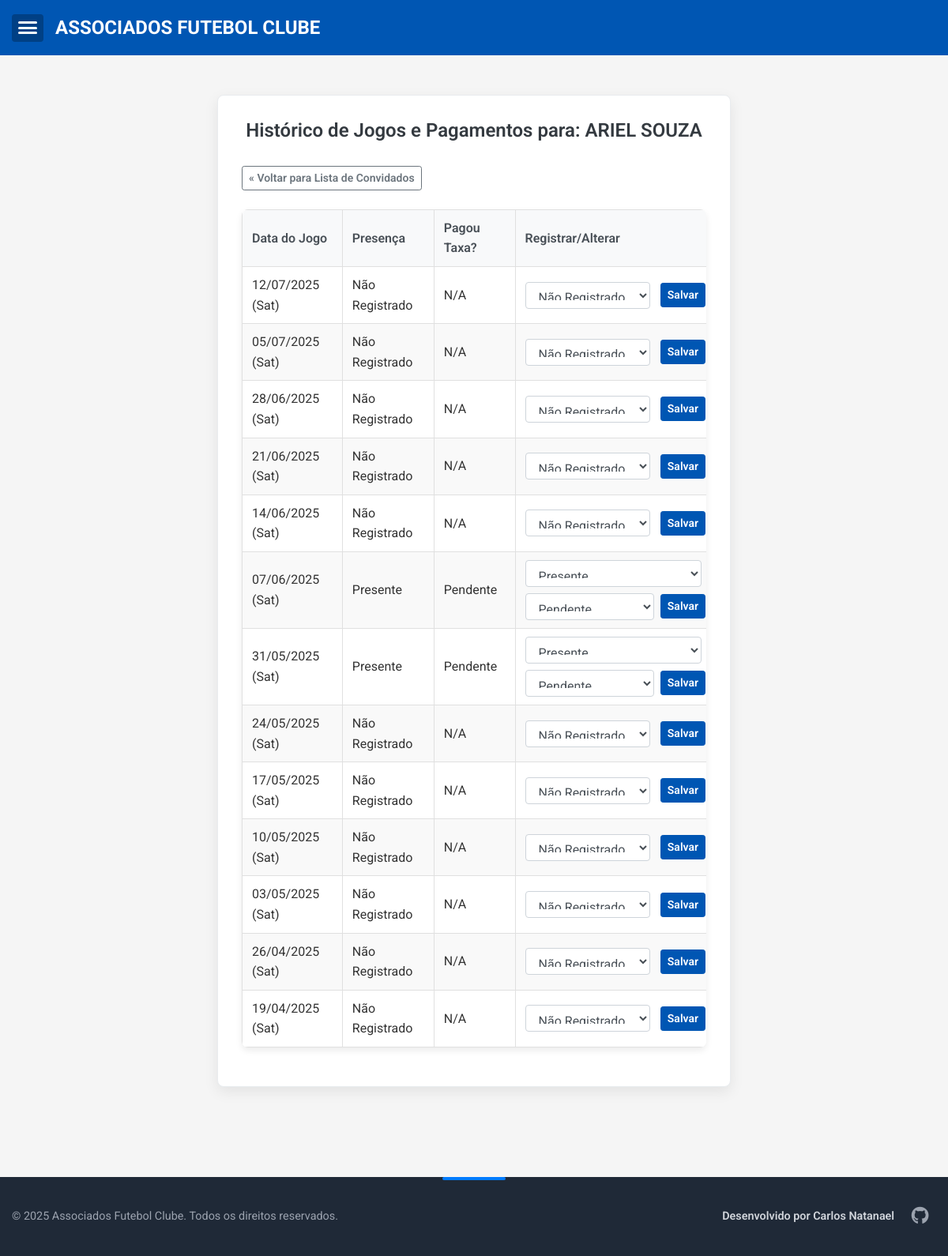
Page /convidados/historico/2 (signed in) on the committed database.
### app.py (models this page shows)
class Convidado(db.Model):
    id = db.Column(db.Integer, primary_key=True)
    nome = db.Column(db.String(100), nullable=False)
    presencas = db.relationship('Presenca', backref='convidado', lazy=True)

class Presenca(db.Model):
    id = db.Column(db.Integer, primary_key=True)
    convidado_id = db.Column(db.Integer, db.ForeignKey('convidado.id'))
    data = db.Column(db.Date)
    status = db.Column(db.String(20))
    pagamento_jogo = db.Column(db.String(20), default='Pendente', nullable=True)

### app.py (the view)
@app.route('/convidados/historico/<int:convidado_id>', methods=['GET'])
@login_required
def historico_jogos_convidado(convidado_id):
    convidado = Convidado.query.get_or_404(convidado_id)
    datas_jogos_display = []
    hoje = date.today()
    dia_semana_hoje = hoje.weekday() # Segunda=0, Domingo=6
    if dia_semana_hoje <= 5: # Se hoje é Sábado ou antes
        sabado_desta_semana = hoje + relativedelta(days=(5 - dia_semana_hoje))
    else: # Se hoje é Domingo
        sabado_desta_semana = hoje + relativedelta(days=(5 - dia_semana_hoje + 7))
    for i in range(8, 0, -1): # 8 sábados passados
        datas_jogos_display.append(sabado_desta_semana - relativedelta(weeks=i))
    for i in range(0, 5): # Sábado atual/próximo e os 4 seguintes (total de 5)
        datas_jogos_display.append(sabado_desta_semana + relativedelta(weeks=i))
    datas_jogos_display = sorted(list(set(datas_jogos_display)), reverse=True)
    presencas_do_convidado_dict = {p.data: p for p in Presenca.query.filter_by(convidado_id=convidado.id).all()}
    historico_para_template = []
    for data_jogo in datas_jogos_display:
        presenca_obj = presencas_do_convidado_dict.get(data_jogo)
        status_presenca_atual = presenca_obj.status if presenca_obj else 'Não Registrado'
        pagamento_jogo_atual = '-'
        if presenca_obj and presenca_obj.status == 'Presente':
            pagamento_jogo_atual = presenca_obj.pagamento_jogo
        elif not presenca_obj or presenca_obj.status == 'Faltou':
            pagamento_jogo_atual = 'N/A'
        historico_para_template.append({
            'data_obj': data_jogo,
            'data_display': data_jogo.strftime('%d/%m/%Y (%a)'), # Ex: 08/06/2024 (Sáb)
            'data_for_input': data_jogo.strftime('%d/%m/%Y'),   # Formato para o input hidden do formulário
            'status_presenca': status_presenca_atual,
            'pagamento_jogo': pagamento_jogo_atual
        })
    return render_template(
        'historico_jogos_convidado.html',
        convidado=convidado,
        historico_jogos=historico_para_template
    )

### app.py (called while the page is built)
@event.listens_for(Engine, "connect")
def set_sqlite_timeout(dbapi_connection, connection_record):
    cursor = dbapi_connection.cursor()
    try:
        cursor.execute("PRAGMA busy_timeout = 5000") # Timeout de 5 segundos (5000 ms)
        cursor.close()
        print("DEBUG: SQLite busy_timeout configurado para 5000ms.")
    except Exception as e:
        print(f"DEBUG: Erro ao configurar SQLite busy_timeout: {e}")

@login_manager.user_loader
def load_user(user_id):
    return User.query.get(int(user_id))

### templates/historico_jogos_convidado.html (shortened to what this page needs)
{% extends "base.html" %}
{% block content %}
<div class="form-container">
    <h2>Histórico de Jogos e Pagamentos para: {{ convidado.nome }}</h2>
    <p><a href="{{ url_for('lista_convidados_para_historico_jogos') }}" class="btn btn-sm btn-outline-secondary">&laquo; Voltar para Lista de Convidados</a></p>
    <div class="table-responsive">
        <table>
            <thead>
                <tr>
                    <th>Data do Jogo</th>
                    <th>Presença</th>
                    <th>Pagou Taxa?</th>
                    {% if current_user.is_authenticated %}
                    <th>Registrar/Alterar</th>
                    {% endif %}
                </tr>
            </thead>
            <tbody>
                {% for item_jogo in historico_jogos %}
                <tr>
                    <td>{{ item_jogo.data_display }}</td>
                    <td>{{ item_jogo.status_presenca }}</td>
                    <td>{{ item_jogo.pagamento_jogo }}</td>
                    {% if current_user.is_authenticated %}
                    <td>
                        {% set form_id_suffix = convidado.id ~ "_" ~ item_jogo.data_obj.strftime('%Y%m%d') %}
                        <form action="{{ url_for('registrar_presenca', convidado_id=convidado.id) }}" method="post" class="payment-form-inline" id="form_presenca_{{ form_id_suffix }}">
                            <select name="status" id="status_presenca_{{ form_id_suffix }}" class="form-control form-control-sm select-status-presenca" onchange="toggleConvidadoPagamentoField('{{ form_id_suffix }}')">
                                <option value="Não Registrado" {% if item_jogo.status_presenca == 'Não Registrado' %}selected{% endif %}>Não Registrado</option>
                                <option value="Presente" {% if item_jogo.status_presenca == 'Presente' %}selected{% endif %}>Presente</option>
                            </select>
                            <div class="pagamento-jogo-wrapper" id="convidado_pagamento_jogo_div_{{ form_id_suffix }}" style="display: {% if item_jogo.status_presenca == 'Presente' %}inline-block{% else %}none{% endif %};">
                                <select name="pagamento_jogo_status" id="pagamento_jogo_status_{{ form_id_suffix }}" class="form-control form-control-sm">
                                    <option value="Pendente" {% if item_jogo.pagamento_jogo == 'Pendente' or item_jogo.status_presenca != 'Presente' %}selected{% endif %}>Pendente</option>
                                </select>
                            </div>
                            <button type="submit" class="btn btn-sm btn-primary btn-update-payment">Salvar</button>
                        </form>
                    </td>
                    {% endif %}
                </tr>
                {% else %}
                <tr>
                    <td colspan="{% if current_user.is_authenticated %}4{% else %}3{% endif %}">Nenhum jogo neste range para exibir ou registrar.</td>
                </tr>
                {% endfor %}
            </tbody>
        </table>
    </div>
</div>
{% endblock %}

### static/style.css (style rules this page uses)
* { box-sizing: border-box; margin: 0; padding: 0; }
body { font-family: 'Roboto', sans-serif; line-height: 1.6; color: #333; background-color: #f5f5f5; position: relative; -webkit-font-smoothing: antialiased; -moz-osx-font-smoothing: grayscale; display: flex; flex-direction: column; min-height: 100vh; }
input, select, button, textarea { font-family: 'Roboto', sans-serif; font-size: 1rem; }
.table-responsive { overflow-x: auto; margin: 1.5rem 0; background: white; border-radius: 8px; box-shadow: 0 4px 8px rgba(0,0,0,0.08); }
table { width: 100%; border-collapse: collapse; min-width: 600px; }
th, td { border: 1px solid #e0e0e0; padding: 10px 12px; text-align: left; vertical-align: middle; }
th { background-color: #f8f9fa; color: #495057; font-weight: 600; border: 1px solid #e0e0e0; padding: 10px 12px; text-align: left; vertical-align: middle; }
.table-responsive th:first-child { border-top-left-radius: 7px; }
.table-responsive th:last-child { border-top-right-radius: 7px; }
tr:nth-child(even) td { background-color: #f9f9f9; }
.form-container { max-width: 650px; margin: 30px auto; padding: 25px 30px; background-color: #ffffff; border-radius: 8px; box-shadow: 0 6px 18px rgba(0, 0, 0, 0.08); border: 1px solid #e9ecef; }
.form-container h2 { text-align: center; margin-bottom: 25px; color: #343a40; font-weight: 600; }
.form-control, .form-container .form-control { display: block; width: 100%; padding: 0.6rem 0.75rem; font-size: 1rem; font-weight: 400; line-height: 1.5; color: #495057; background-color: #fff; background-clip: padding-box; border: 1px solid #ced4da; border-radius: 0.25rem; transition: border-color 0.15s ease-in-out, box-shadow 0.15s ease-in-out; }
.form-control-sm { height: calc(1.5em + 0.5rem + 2px); padding: .25rem .5rem; font-size: .875rem; line-height: 1.5; border-radius: .2rem; }
select.form-control { height: calc(1.5em + 1.2rem + 2px); }
select.form-control-sm { height: calc(1.5em + 0.5rem + 2px); }
.btn { display: inline-block; font-weight: 600; color: #212529; text-align: center; vertical-align: middle; cursor: pointer; user-select: none; background-color: transparent; border: 1px solid transparent; padding: 0.5rem 1rem; font-size: 1rem; line-height: 1.5; border-radius: 0.25rem; text-decoration: none; transition: color 0.15s ease-in-out, background-color 0.15s ease-in-out, border-color 0.15s ease-in-out, box-shadow 0.15s ease-in-out; }
button { font-family: inherit; }
button { padding: 8px 12px; border-radius: 4px; border: 1px solid #ddd; background-color: #0056b3; color: white; cursor: pointer; transition: background-color 0.3s; }
.btn-primary { color: #fff; background-color: #0056b3; border-color: #0056b3; }
.btn-outline-secondary { color: #6c757d; border-color: #6c757d; }
.btn-sm { padding: 0.25rem 0.5rem; font-size: 0.875rem; line-height: 1.5; border-radius: 0.2rem; }
.payment-form-inline { display: flex; flex-wrap: wrap; align-items: center; gap: 8px; }
.payment-form-inline .select-status, .payment-form-inline .select-status-presenca, .payment-form-inline .pagamento-jogo-wrapper select { min-width: 100px; flex: 1 1 100px; }
.payment-form-inline .date-input-wrapper, .payment-form-inline .pagamento-jogo-wrapper { display: inline-block; flex: 1 1 130px; }
.payment-form-inline .btn-update-payment { white-space: nowrap; flex-shrink: 0; }

### templates/historico_jogos_convidado.html (style rules this page uses)
.payment-form-inline .select-status-presenca, .payment-form-inline .pagamento-jogo-wrapper select { min-width: 110px; margin-right: 5px; }
.pagamento-jogo-wrapper { display: inline-block; }

### rows in the picture
Convidado: nome "ARIEL SOUZA"
Presenca: data_display "07/06/2025 (Sat)", status_presenca "Presente", pagamento_jogo "Pendente", status "Presente", pagamento_jogo_status "Pendente"
Presenca: data_display "31/05/2025 (Sat)", status_presenca "Presente", pagamento_jogo "Pendente", status "Presente", pagamento_jogo_status "Pendente"

### other values in the picture
{{ item_jogo.data_display }} "12/07/2025 (Sat)" "05/07/2025 (Sat)" "28/06/2025 (Sat)" "21/06/2025 (Sat)" "14/06/2025 (Sat)" "24/05/2025 (Sat)" "17/05/2025 (Sat)" "10/05/2025 (Sat)" "03/05/2025 (Sat)" "26/04/2025 (Sat)" "19/04/2025 (Sat)"
{{ item_jogo.status_presenca }} "Não Registrado" "Não Registrado" "Não Registrado" "Não Registrado" "Não Registrado" "Não Registrado" "Não Registrado" "Não Registrado" "Não Registrado" "Não Registrado" "Não Registrado"
{{ item_jogo.pagamento_jogo }} "N/A" "N/A" "N/A" "N/A" "N/A" "N/A" "N/A" "N/A" "N/A" "N/A" "N/A"
